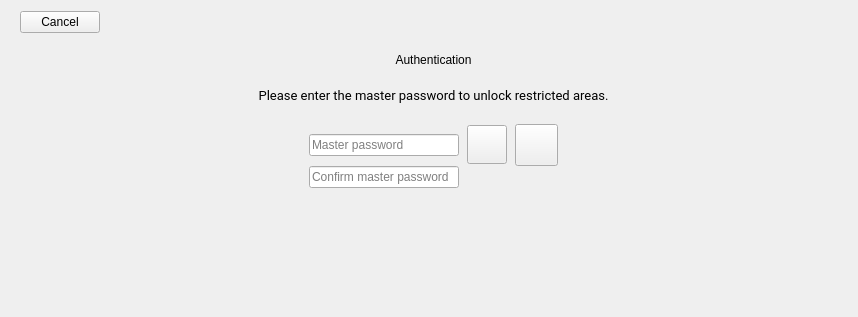
<?xml version="1.0" encoding="UTF-8"?>
<ui version="4.0">
 <class>user_widget</class>
 <widget class="QWidget" name="user_widget">
  <property name="geometry">
   <rect>
    <x>0</x>
    <y>0</y>
    <width>858</width>
    <height>317</height>
   </rect>
  </property>
  <property name="windowTitle">
   <string>Form</string>
  </property>
  <property name="styleSheet">
   <string notr="true"/>
  </property>
  <layout class="QVBoxLayout" name="verticalLayout">
   <property name="spacing">
    <number>20</number>
   </property>
   <property name="leftMargin">
    <number>20</number>
   </property>
   <item>
    <layout class="QHBoxLayout" name="horizontalLayout">
     <item>
      <widget class="QPushButton" name="cancel_button">
       <property name="cursor">
        <cursorShape>PointingHandCursor</cursorShape>
       </property>
       <property name="text">
        <string>Cancel</string>
       </property>
       <property name="btnType" stdset="0">
        <string>tertiary</string>
       </property>
      </widget>
     </item>
     <item>
      <spacer name="horizontalSpacer">
       <property name="orientation">
        <enum>Qt::Orientation::Horizontal</enum>
       </property>
       <property name="sizeHint" stdset="0">
        <size>
         <width>40</width>
         <height>20</height>
        </size>
       </property>
      </spacer>
     </item>
    </layout>
   </item>
   <item>
    <widget class="QLabel" name="title_label">
     <property name="text">
      <string>Authentication</string>
     </property>
     <property name="alignment">
      <set>Qt::AlignmentFlag::AlignCenter</set>
     </property>
     <property name="lblType" stdset="0">
      <string>title</string>
     </property>
    </widget>
   </item>
   <item>
    <widget class="QLabel" name="label">
     <property name="font">
      <font>
       <family>Roboto</family>
       <pointsize>10</pointsize>
       <fontweight>Medium</fontweight>
      </font>
     </property>
     <property name="text">
      <string>Please enter the master password to unlock restricted areas.</string>
     </property>
     <property name="alignment">
      <set>Qt::AlignmentFlag::AlignCenter</set>
     </property>
    </widget>
   </item>
   <item>
    <layout class="QHBoxLayout" name="horizontalLayout_4">
     <property name="leftMargin">
      <number>40</number>
     </property>
     <property name="rightMargin">
      <number>40</number>
     </property>
     <item>
      <spacer name="horizontalSpacer_3">
       <property name="orientation">
        <enum>Qt::Orientation::Horizontal</enum>
       </property>
       <property name="sizeHint" stdset="0">
        <size>
         <width>40</width>
         <height>20</height>
        </size>
       </property>
      </spacer>
     </item>
     <item>
      <layout class="QGridLayout" name="gridLayout">
       <property name="horizontalSpacing">
        <number>8</number>
       </property>
       <property name="verticalSpacing">
        <number>0</number>
       </property>
       <item row="0" column="0">
        <widget class="QLineEdit" name="password_edit">
         <property name="sizePolicy">
          <sizepolicy hsizetype="Expanding" vsizetype="Fixed">
           <horstretch>1</horstretch>
           <verstretch>0</verstretch>
          </sizepolicy>
         </property>
         <property name="echoMode">
          <enum>QLineEdit::EchoMode::Password</enum>
         </property>
         <property name="placeholderText">
          <string>Master password</string>
         </property>
         <property name="clearButtonEnabled">
          <bool>false</bool>
         </property>
        </widget>
       </item>
       <item row="2" column="0" colspan="3">
        <widget class="QLabel" name="status_label">
         <property name="font">
          <font>
           <family>Roboto</family>
           <pointsize>10</pointsize>
           <italic>true</italic>
           <fontweight>Medium</fontweight>
          </font>
         </property>
         <property name="text">
          <string/>
         </property>
         <property name="alignment">
          <set>Qt::AlignmentFlag::AlignLeading|Qt::AlignmentFlag::AlignLeft|Qt::AlignmentFlag::AlignTop</set>
         </property>
         <property name="lblType" stdset="0">
          <string>status</string>
         </property>
        </widget>
       </item>
       <item row="0" column="1">
        <widget class="QToolButton" name="show_pwd_button">
         <property name="sizePolicy">
          <sizepolicy hsizetype="Fixed" vsizetype="Fixed">
           <horstretch>0</horstretch>
           <verstretch>0</verstretch>
          </sizepolicy>
         </property>
         <property name="minimumSize">
          <size>
           <width>0</width>
           <height>0</height>
          </size>
         </property>
         <property name="maximumSize">
          <size>
           <width>16777215</width>
           <height>16777215</height>
          </size>
         </property>
         <property name="text">
          <string/>
         </property>
         <property name="icon">
          <iconset>
           <normaloff>../icons/icon_show.svg</normaloff>
           <activeon>../icons/icon_hide.svg</activeon>../icons/icon_show.svg</iconset>
         </property>
         <property name="iconSize">
          <size>
           <width>32</width>
           <height>32</height>
          </size>
         </property>
         <property name="checkable">
          <bool>true</bool>
         </property>
         <property name="btnType" stdset="0">
          <string>icon</string>
         </property>
        </widget>
       </item>
       <item row="0" column="2">
        <widget class="QToolButton" name="confirm_button">
         <property name="sizePolicy">
          <sizepolicy hsizetype="Preferred" vsizetype="Preferred">
           <horstretch>0</horstretch>
           <verstretch>0</verstretch>
          </sizepolicy>
         </property>
         <property name="minimumSize">
          <size>
           <width>0</width>
           <height>0</height>
          </size>
         </property>
         <property name="maximumSize">
          <size>
           <width>16777215</width>
           <height>16777215</height>
          </size>
         </property>
         <property name="cursor">
          <cursorShape>PointingHandCursor</cursorShape>
         </property>
         <property name="text">
          <string/>
         </property>
         <property name="icon">
          <iconset>
           <normaloff>../icons/icon_right_arrow_light.svg</normaloff>../icons/icon_right_arrow_light.svg</iconset>
         </property>
         <property name="iconSize">
          <size>
           <width>35</width>
           <height>35</height>
          </size>
         </property>
         <property name="btnType" stdset="0">
          <string>command</string>
         </property>
        </widget>
       </item>
       <item row="1" column="0">
        <widget class="QLineEdit" name="confirm_password_edit">
         <property name="echoMode">
          <enum>QLineEdit::EchoMode::Password</enum>
         </property>
         <property name="placeholderText">
          <string>Confirm master password</string>
         </property>
         <property name="clearButtonEnabled">
          <bool>false</bool>
         </property>
        </widget>
       </item>
      </layout>
     </item>
     <item>
      <spacer name="horizontalSpacer_2">
       <property name="orientation">
        <enum>Qt::Orientation::Horizontal</enum>
       </property>
       <property name="sizeHint" stdset="0">
        <size>
         <width>40</width>
         <height>20</height>
        </size>
       </property>
      </spacer>
     </item>
    </layout>
   </item>
   <item>
    <spacer name="verticalSpacer">
     <property name="orientation">
      <enum>Qt::Orientation::Vertical</enum>
     </property>
     <property name="sizeHint" stdset="0">
      <size>
       <width>20</width>
       <height>40</height>
      </size>
     </property>
    </spacer>
   </item>
  </layout>
 </widget>
 <resources/>
 <connections/>
</ui>
